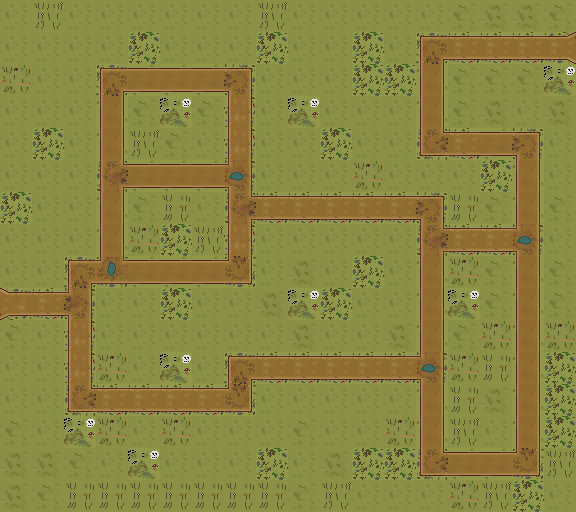

A 2D game scene composited from a Tiled map and its tileset images. What follows is a short description and the map's XML, with every tile layer's data as written:
An orthogonal 18x16 tile map with 32x32 px tiles, 1 tile layer (Tile Layer 1).

<map version="1.10" tiledversion="1.11.2" orientation="orthogonal" renderorder="right-down" width="18" height="16" tilewidth="32" tileheight="32" infinite="0" nextlayerid="5" nextobjectid="1">
 <tileset firstgid="1" source="cathacks_tiles.tsx" />
 <layer id="3" name="Tile Layer 1" width="18" height="16">
  <data encoding="csv">
59,77,59,59,59,59,59,59,77,59,59,59,59,59,60,61,61,60,
59,59,59,59,76,59,59,59,76,59,59,76,59,2684354626,69,69,69,67,
63,59,59,2684354626,1610612810,1610612810,1610612809,3221225538,59,59,59,76,76,74,60,60,60,62,
59,59,59,74,60,62,60,1610612805,59,62,59,59,59,73,60,61,59,61,
59,76,59,74,77,60,59,1610612805,59,59,76,59,59,66,69,1610612809,3221225538,59,
59,59,59,71,1610612810,1610612810,1610612810,70,59,59,59,63,59,59,59,76,74,59,
76,59,59,74,60,64,59,71,69,69,69,69,69,3221225538,64,60,73,60,
59,59,59,74,63,76,65,1610612805,59,59,59,59,59,71,69,69,70,59,
59,59,2684354626,2684354630,1610612810,1610612810,1610612809,1610612802,59,61,59,76,59,73,63,60,73,60,
2684354632,69,3221225543,59,59,76,59,59,61,62,76,59,59,73,62,60,74,60,
60,59,1610612805,59,59,59,59,59,59,61,59,59,61,73,60,63,74,63,
59,59,1610612805,63,59,62,59,2684354626,69,69,69,69,69,70,63,64,73,76,
59,59,66,69,69,69,69,1610612802,59,59,59,59,59,73,64,61,73,76,
60,59,62,63,59,63,59,59,59,60,59,59,63,73,77,59,73,76,
61,61,60,59,62,59,59,59,76,59,61,76,76,66,1610612810,1610612810,1610612802,77,
61,60,64,64,64,64,64,64,64,60,77,59,59,59,63,77,76,59
</data>
 </layer>
</map>
